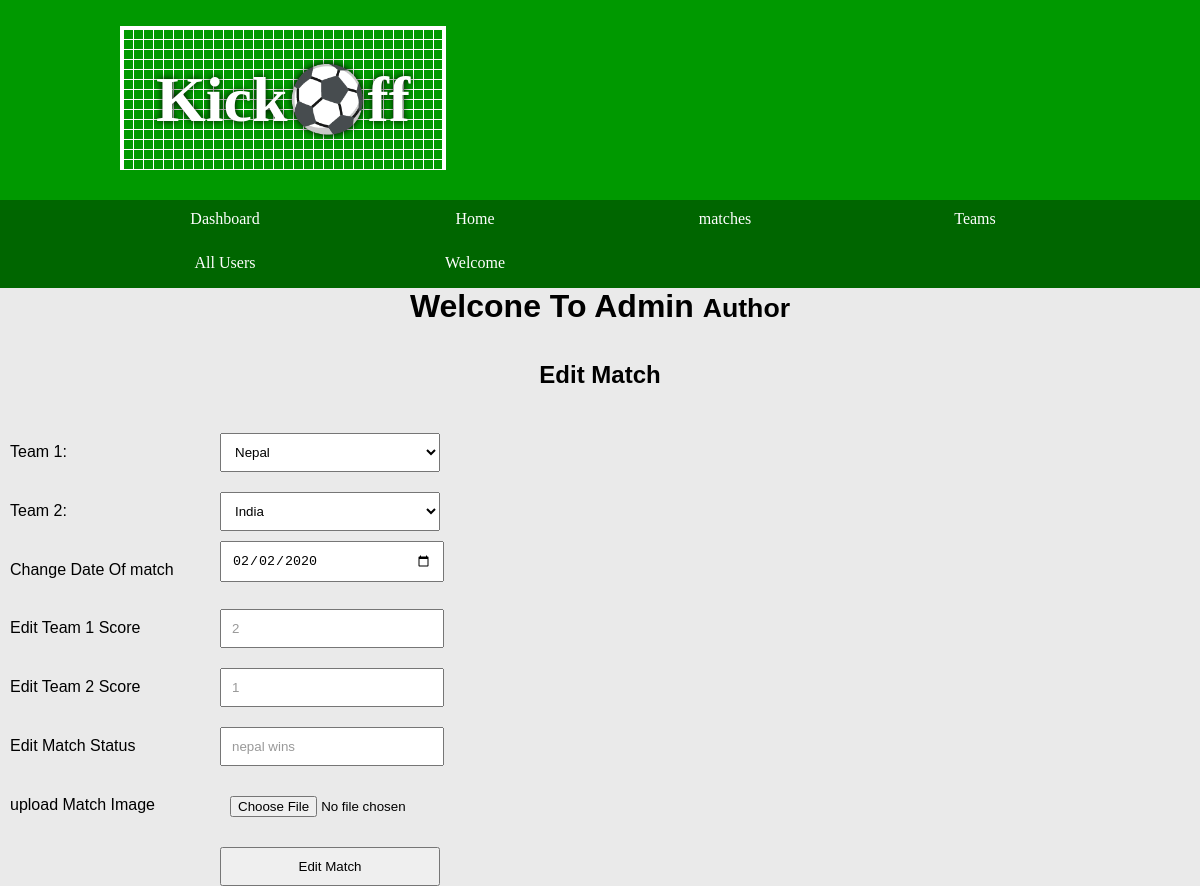
/admin/match.php?source=edit_match&match_id=1, run on the app's committed database.
### tables this page shows
CREATE TABLE IF NOT EXISTS `matchess` (
  `match_id` int(200) NOT NULL AUTO_INCREMENT,
  `team_one` varchar(200) NOT NULL,
  `team_two` varchar(200) NOT NULL,
  `date_of_match` date NOT NULL,
  `team_one_score` varchar(200) NOT NULL,
  `team_two_score` varchar(200) NOT NULL,
  `match_status` varchar(200) NOT NULL,
  `match_image` text NOT NULL,
  PRIMARY KEY (`match_id`)
);

### admin/includes/edit_match.php (the view, shortened to what this page needs)
<?php
if (isset($_GET['match_id'])) {
	$edit_match_id = $_GET['match_id'];
}
$query = "SELECT *  FROM  matchess WHERE match_id=$edit_match_id";
$select_posts = mysqli_query($connection,$query);
while($row = mysqli_fetch_assoc($select_posts)) {
        $team_one =         $row['team_one'];
        $team_two =         $row['team_two'];
        $date_of_match =     $row['date_of_match'];
        $team_one_score =    $row['team_one_score'];
        $team_two_score  =   $row['team_two_score'];
        $match_status =      $row['match_status'];
}
?>
 <center><h2>Edit Match</h2></center>
<form action="" method="post" enctype="multipart/form-data">
 <div class="">
         <label class="" for="team_one">Team 1:</label>
        <select class="form-control" name="team_one">
         <option value="<?php echo $team_one ?>" style=""><?php echo $team_one; ?></option>
             </select>
            </div>
   <div class="">
         <label class="" for="team_two">Team 2:</label>
        <select class="form-control" name="team_two">
         <option value="<?php echo $team_two ?>" style=""><?php echo $team_two ?></option>
             </select>
            </div>
 <div class="">
        <label for="date_of_match">Change Date Of match</label>
        <input value="<?php echo $date_of_match; ?>" type="date" style="margin-top: 10px; "name="date_of_match" class="" id="date" placeholder="dd/mm/yyyy" >
    </div>
     <div class="">
        <label for="team_one_score">Edit Team 1 Score</label>
        <input value="<?php echo $team_one_score; ?>" type="text" class="" name="team_one_score">
    </div>
 <div class="">
        <label for="team_two_score">Edit Team 2 Score</label>
        <input value="<?php echo $team_two_score; ?> " type="text" class="" name="team_two_score">
    </div>
    <div class="">
        <label for="match_status">Edit Match Status</label>
        <input value="<?php echo $match_status ?>" type="text" class="" name="match_status" >
    </div>
<div class="">
        <label for="match_image">upload Match Image</label>
        <input type="file" name="image" >
    </div>
    <div class="">
        <input type="submit" class="" name="edit_match" value="Edit Match">
    </div>
</form>

### admin/css/styles.css (style rules this page uses)
* { margin: 0; padding: 0; }
html { font-family: 'Oxygen-Regular', verdana, sans-serif; }
body { background-color: #eaeaea; }
p, li, h2 { margin-bottom: 1em; }
form select, form label, form input, form textarea { float: left; width: 200px; padding: 10px; margin-top: 20px; }
form label { clear: left; }
form input[type="text"], form input[type="password"], textarea { color: #999; font-family: verdana, sans-serif }
input[type="submit"] { clear: both; margin-left: 220px; width: 220px; }
form select { width: 220px; }

### data on the page
matchess: team_one "Nepal", team_two "India", date_of_match "02/02/2020", team_one_score "2", team_two_score "1", match_status "nepal wins"
